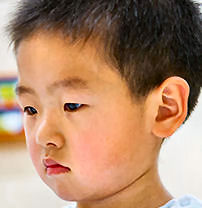
#> input picture Latest Dataset/Train/anger/0034.jpg, 202 x 208 px, found by its file name; its folder holds only this picture in this run
$ jupyter execute --allow-errors feat_PCA.ipynb
#> lines starting #> are read from the running program, lines starting #| are printed output that depends on the picture
[cell 1]
import tensorflow as tf
import numpy as np
import matplotlib.pyplot as plt
import os
import cv2
import time
import random

from imgaug import augmenters as iaa
from tensorflow.keras.preprocessing.image import ImageDataGenerator
from sklearn.model_selection import train_test_split
from sklearn.discriminant_analysis import LinearDiscriminantAnalysis, StandardScaler
from sklearn.decomposition import PCA
from sklearn.metrics import classification_report, accuracy_score, confusion_matrix, ConfusionMatrixDisplay

# Set the paths for training and testing data
train_data_dir = 'Latest Dataset/Train'
test_data_dir = 'Latest Dataset/Test'
CATEGORIES = ["Anger", "Joy", "Natural", "Sadness"]
IMG_SIZE = 128

# Define image size and batch size
img_size = (128, 128)
batch_size = 16

[cell 2]
# Initialize the Haar Cascade
face_cascade = cv2.CascadeClassifier(cv2.data.haarcascades + 'haarcascade_frontalface_default.xml')

[cell 3]
def detect_face(image_path, face_cascade):
#> called with image_path = 'Latest Dataset/Train/Anger/0034.jpg'
    image = cv2.imread(image_path)
#> image is the input picture: shape (208, 202, 3); mean B, G, R 107.3, 135.3, 174.9
    gray = cv2.cvtColor(image, cv2.COLOR_BGR2GRAY)
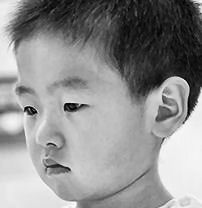
#> gray: shape (208, 202); min 0, max 254, mean 143.9
    faces = face_cascade.detectMultiScale(gray, scaleFactor=1.1, minNeighbors=5, minSize=(30, 30))
#> faces = ()
    if len(faces) == 0:
        return None
    (x, y, w, h) = faces[0]  # Assuming one face per image
    face = gray[y:y+h, x:x+w]
    return cv2.resize(face, (128, 128))  # Resize to a fixed size
